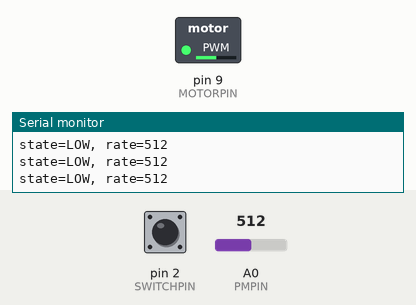
This sketch was run on a simulated Arduino Uno, built with avr-gcc and run on an emulated ATmega328P. On the bench: switched loads named in the sketch (green lamp = pin HIGH), the last lines printed to the serial monitor. The inputs (shaded band) are chosen by the test bench; at power-on: A0 (PMPIN) = 512, pin 2 (SWITCHPIN) LOW.

Above: at 1.2 s.
1.3 s: A0 (PMPIN) set to 1023
At 2.1 s:
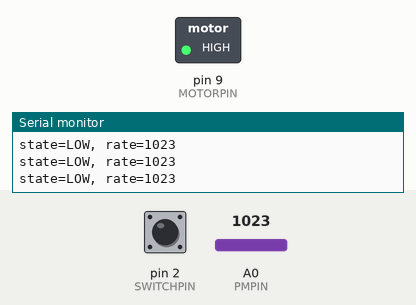
2.8 s: A0 (PMPIN) set to 1007
At 3.6 s:
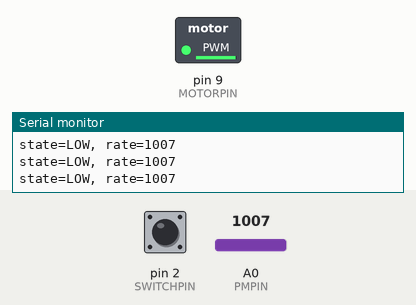
5.8 s: A0 (PMPIN) set to 988
At 6.9 s:
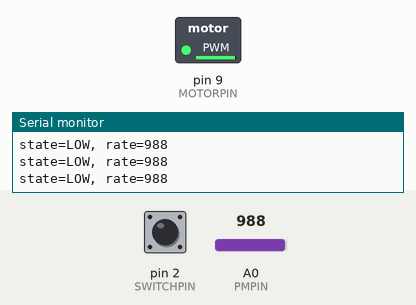
8.8 s: A0 (PMPIN) set to 716
At 10.0 s:
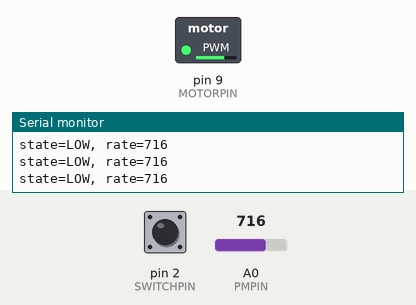
10.3 s: A0 (PMPIN) set to 106
At 11.5 s:
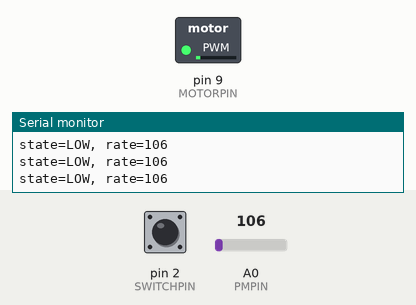
11.8 s: A0 (PMPIN) set to 89
At 12.1 s:
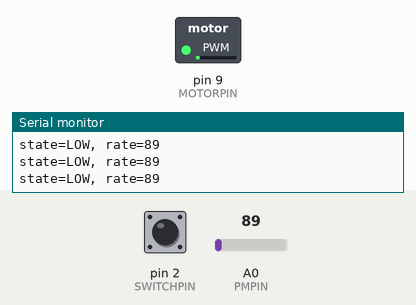
Timing chart, 0 to 14.3 s (numbered marks = the images above; inputs shaded):
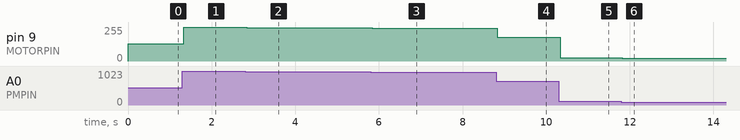

The sketch:

sketch.ino
```cpp
#define	SWITCHPIN	2
#define	MOTORPIN	9
#define	PMPIN		A0

void setup() {
	Serial.begin(9600);
	pinMode(SWITCHPIN, INPUT);
	pinMode(MOTORPIN,  OUTPUT);
}

void loop() {
	int state = digitalRead(SWITCHPIN);
	int rate  = analogRead(PMPIN);
	Serial.print("state=");
	Serial.print(state == HIGH ? "HIGH" : "LOW");
	Serial.print(", rate=");
	Serial.println(rate);
	// controlled by the switch button
	//digitalWrite(MOTORPIN, state);
	// controlled by the Potentiometer
	// NOTE: rate is [0,1023] and analogWrite expect [0,255] hence we divide
	// by 4.
	analogWrite(MOTORPIN, rate / 4);
}
```

Measured:
- after the input at 1.3 s, pin 9 (MOTORPIN): 128/255 → 255/255 at once
- after the input at 2.8 s, pin 9 (MOTORPIN): 255/255 → 251/255 at once
- after the input at 5.8 s, pin 9 (MOTORPIN): 251/255 → 247/255 at once
- after the input at 8.8 s, pin 9 (MOTORPIN): 247/255 → 179/255 at once
- after the input at 10.3 s, pin 9 (MOTORPIN): 179/255 → 26/255 at once
- after the input at 11.8 s, pin 9 (MOTORPIN): 26/255 → 22/255 at once
